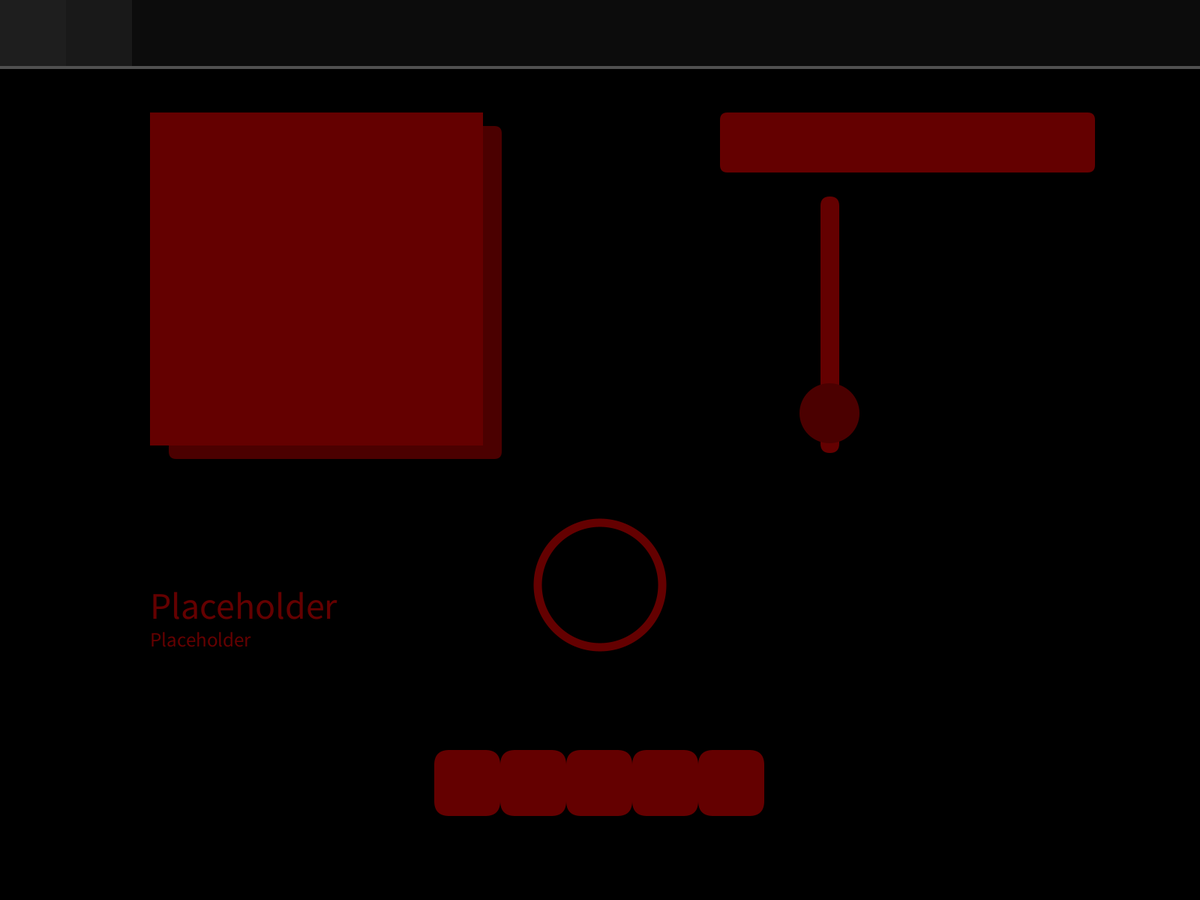
Frame 1 (no input)
Frame 60 (the mouse pressed at the canvas centre just before this capture): identical to frame 1, image omitted
Frame 120 (the mouse held since frame 60 and released just before this capture): identical to frame 1, image omitted

The Processing sketch that drew this single still picture (run headless with seeded random() and noise(); from frame 60 on, the mouse is pressed at the canvas centre):

// Processing sketch: CodeTest
// ── CodeTest.pde
// NOTE FOR MR.MERCER (PLEASE READ): If you contrast planned divisions to ones defined in my actual ui, they are very obviously different.
// This is due to a lack of foresight on my end on the actual space taken up by each square, and thus, changes had to be made to make the UI better suited for the screen given.
// Hope you understand this discrepancy, if not, please e-mail me or talk with me in class about finding a solution.

void setup() {
fullScreen();
}

String artistName = "Placeholder";
String songName = "Placeholder";
int appHeight = displayHeight;
int appWidth = displayWidth;
float easeRate = 4;
float aniHeight = displayHeight * 1/15;
boolean mousetouchlyrics = false;
boolean lyricsdropped = false;
boolean dropdown = false;
int volume = 0;
  
void draw() {
  background(0);
  textSize(32);
  stroke(80);
  strokeWeight(7);
  line(0, displayWidth * 1/18, displayWidth, displayWidth * 1/18);
  noStroke();
  fill(12, 12, 12);
  rect(0, 0, displayWidth, displayWidth * 1/18); 
  fill(30);
  rect(0, 0, displayWidth * 1/18, displayWidth * 1/18); // first menu button
  fill(25);
  rect(displayWidth * 1/18, 0, displayWidth * 1/18, displayWidth * 1/18); // second menu button
  fill(100, 0, 0); // Next 3 lines define music duration ring
  ellipse(displayWidth * 1/2, displayHeight * 13/20, displayWidth * 1/9, displayWidth * 1/9);
  fill(0);
  ellipse(displayWidth * 1/2, displayHeight * 13/20, displayWidth * 7/72, displayWidth * 7/72);
  fill(100, 0, 0);
  rect(displayWidth * 11/16 - displayWidth * 1/256, displayHeight * 7/32, (displayWidth * 1/64), displayHeight * 2/7, 70); // Volume bar
  fill(75, 0, 0);
  ellipse((displayWidth * 11/16) + displayWidth * 1/256, (displayHeight * 4/9) + displayHeight * 1/64, displayWidth * 1/20, displayWidth * 1/20); // Volume icon or circle
  rect(displayWidth * 9/64, displayHeight * 9/64, displayWidth * 5/18, displayWidth * 5/18, 10); // Album cover shadow
  fill(100, 0, 0);
  rect(displayWidth * 1/8, displayHeight * 1/8, displayWidth * 5/18, displayWidth * 5/18); // Album cover placeholder
  textSize(50);
  text(songName, displayWidth * 1/8, displayHeight * 11/16);
  textSize(27);
  text(artistName, displayWidth * 1/8, displayHeight * 23/32);
  
  rect(displayWidth * 13/36 + 2, displayHeight * 15/18, displayWidth * 1/18, displayWidth * 1/18, 20);
  rect(displayWidth * 15/36 + 1, displayHeight * 15/18, displayWidth * 1/18, displayWidth * 1/18, 20);
  rect(displayWidth * 17/36, displayHeight * 15/18, displayWidth * 1/18, displayWidth * 1/18, 20);
  rect(displayWidth * 19/36 - 1, displayHeight * 15/18, displayWidth * 1/18, displayWidth * 1/18, 20);
  rect(displayWidth * 21/36 - 2, displayHeight * 15/18, displayWidth * 1/18, displayWidth * 1/18, 20);
  // rectangles above are the future music control buttons
  fill (75, 0, 0);
  if (volume >= 1) {
    rect(displayWidth * 11/16 - displayWidth * 1/512, displayHeight * 2/7 + displayHeight * 7/32 - displayHeight * 1/8, displayWidth * 1/64 - displayWidth * 1/256, displayWidth * 1/64 - displayWidth * 1/256);
    if (volume >= 2) {
      rect(displayWidth * 11/16 - displayWidth * 1/512, displayHeight * 2/7 + displayHeight * 7/32 - displayHeight * 1/8 - (displayWidth * 1/64), displayWidth * 1/64 - displayWidth * 1/256, displayWidth * 1/64 - displayWidth * 1/256);
      if (volume >= 3) {
        rect(displayWidth * 11/16 - displayWidth * 1/512, displayHeight * 2/7 + displayHeight * 7/32 - displayHeight * 1/8 - 2 * (displayWidth * 1/64), displayWidth * 1/64 - displayWidth * 1/256, displayWidth * 1/64 - displayWidth * 1/256);
        if (volume >= 4) {
          rect(displayWidth * 11/16 - displayWidth * 1/512, displayHeight * 2/7 + displayHeight * 7/32 - displayHeight * 1/8 - 3 * (displayWidth * 1/64), displayWidth * 1/64 - displayWidth * 1/256, displayWidth * 1/64 - displayWidth * 1/256);
          if (volume >= 5) {
            rect(displayWidth * 11/16 - displayWidth * 1/512, displayHeight * 2/7 + displayHeight * 7/32 - displayHeight * 1/8 - 4 * (displayWidth * 1/64), displayWidth * 1/64 - displayWidth * 1/256, displayWidth * 1/64 - displayWidth * 1/256);
            // ^ squares suggesting volume level
          }
        }
      }
    }
  }

  if (mouseX >= displayWidth * 6/10 && mouseX <= displayWidth * 6/10 + displayWidth * 5/16 && mouseY >= displayHeight * 1/8 && mouseY <= displayHeight * 1/8 + displayHeight * 1/15) {
    mousetouchlyrics = true;
  } else {
    if (dropdown == false) {
      mousetouchlyrics = false;
    } else {
      if (mouseX >= displayWidth * 6/10 && mouseX <= displayWidth * 6/10 + displayWidth * 5/16 && mouseY >= displayHeight * 1/8 && mouseY <= displayHeight * 1/8 + displayHeight * 1/2) {
        mousetouchlyrics = true;
      } else {
        mousetouchlyrics = false;
      }
    }
  }
  if (mousetouchlyrics == false) {
    fill(100, 0, 0);
  } else {
    fill(210, 0, 0);
    if (aniHeight <= displayHeight * 1/15 + 1) {
      triangle(displayWidth * 6/10 + (displayWidth * 5/32 - displayWidth * 1/32), displayHeight * 7/32, displayWidth * 6/10 + (displayWidth * 5/32 + displayWidth * 1/32), displayHeight * 7/32, displayWidth * 6/10 + displayWidth * 5/32, displayHeight * 1/4); // dropdown triangle when lyrics hovered
    }
  }
  if (dropdown == false) {
    aniHeight += (displayHeight * 1/15 - aniHeight)/ easeRate;
    rect(displayWidth * 6/10, displayHeight * 1/8, displayWidth * 5/16, aniHeight, 10);
  } else {
    aniHeight += (displayHeight * 0.5 - aniHeight)/ easeRate;
    rect(displayWidth * 6/10, displayHeight * 1/8, displayWidth * 5/16, aniHeight, 10);
  }
  // ^ logic for creating lyrics box depnding on it being toggled or not
}

void mousePressed() {
  if (dropdown == false) {
    if (mouseX >= displayWidth * 6/10 && mouseX <= displayWidth * 5/8 + displayWidth * 5/16 && mouseY >= displayHeight * 1/8 && mouseY <= displayHeight * 1/8 + displayHeight * 1/15) {
      dropdown = true;
    }
  } else {
    if (mouseX >= displayWidth * 6/10 && mouseX <= displayWidth * 5/8 + displayWidth * 5/16 && mouseY >= displayHeight * 1/8 && mouseY <= displayHeight * 1/8 + displayHeight * 1/2) {
      dropdown = false;
    }
  }
}

void keyPressed() {
  if (keyCode == UP) {
    if (volume <= 4)
      volume = volume + 1;
  } else if (keyCode == DOWN) {
    if (volume >= 1)
      volume = volume - 1;
  }
}






// below is my button code
/*
fullScreen();
// Key for general float characteristics: t = float is a variable related to a triangle, B = float variable is used as an intersecting point between lines (Bridge), p# = the secondary coordinate points for a line, Hi = height, Wid = width
 int screenHeight = displayHeight;
 int screenWidth = displayWidth;
 float ButtonX1 = screenWidth * 1/18;
 float ButtonY1 = screenHeight * 15/18;
 float ButtonWidth = screenWidth * 1/18;
 float playButtonX13 = screenWidth * 1/18 + screenWidth * 1/18 * 1/4;
 float playButtonX2 = screenWidth * 1/18 + screenWidth * 1/18 * 3/4;
 float playButtonY1 = screenHeight * 15/18 + screenWidth * 1/18 * 1/4;
 float playButtonY2 = screenHeight * 15/18 + screenWidth * 1/18 * 1/2;
 float playButtonY3 = screenHeight * 15/18 + screenWidth * 1/18 * 3/4;
 float pause1ButtonX = 2 * (screenWidth * 1/18) + screenWidth * 1/18 * 1/4;
 float pause1ButtonY = (screenHeight * 15/18) + screenWidth * 1/18 * 1/4;
 float pause1ButtonWidth = screenWidth * 1/18 * 3/16;
 float pause1ButtonHeight = screenWidth * 1/18 * 1/2;
 float pause2ButtonX = 2 * (screenWidth * 1/18) + screenWidth * 1/18 * 9/16;
 float pause2ButtonY = (screenHeight * 15/18) + screenWidth * 1/18 * 1/4;
 float pause2ButtonWidth = screenWidth * 1/18 * 3/16;
 float pause2ButtonHeight = screenWidth * 1/18 * 1/2;
 float nextSongX13t = 3 * screenWidth * 1/18 + screenWidth * 1/18 * 1/4;
 float nextSongX2t = 3 * screenWidth * 1/18 + screenWidth * 1/18 * 1/2;
 float nextSongY1t = playButtonY1;
 float nextSongY2t = playButtonY2;
 float nextSongY3t = playButtonY3;
 float nextSongX = 3 * screenWidth * 1/18 + screenWidth * 1/18 * 9/16;
 float nextSongY = screenHeight * 15/18 + screenWidth * 1/18 * 1/4;
 float nextSongWid = screenWidth * 1/18 * 3/16;
 float nextSongHi = screenWidth * 1/18 * 1/2;
 float lastSongX13t = 4 * screenWidth * 1/18 + screenWidth * 1/18 * 3/4;
 float lastSongY1t = screenHeight * 15/18 + screenWidth * 1/18 * 1/4;
 float lastSongX2t = 4 * screenWidth * 1/18 + screenWidth * 1/18 * 1/2;
 float lastSongY2t = screenHeight * 15/18 + screenWidth * 1/18 * 1/2;
 float lastSongY3t = screenHeight * 15/18 + screenWidth * 1/18 * 3/4;
 float lastSongX = 4 * screenWidth * 1/18 + screenWidth * 1/18 * 1/4;
 float lastSongY = screenHeight * 15/18 + screenWidth * 1/18 * 1/4;
 float lastSongWid = screenWidth * 1/18 * 3/16;
 float lastSongHi = screenWidth * 1/18 * 1/2;
 float line1X = 5 * screenWidth * 1/18 + screenWidth * 1/18 * 1/4;
 float line1Y = screenHeight * 15/18 + screenWidth * 1/18 * 5/8;
 float line1Xp2B = 5 * screenWidth * 1/18 + screenWidth * 1/18 * 7/16;
 float line1Yp2B = screenHeight * 15/18 + screenWidth * 1/18 * 5/8;
 float line2Xp2B = 5 * screenWidth * 1/18 + screenWidth * 1/18 * 9/16;
 float line2Yp2B = screenHeight * 15/18 + screenWidth * 1/18 * 3/8;
 float line3Xp2 = 5 * screenWidth * 1/18 + screenWidth * 1/18 * 5/8;
 float line3Yp2 = screenHeight * 15/18 + screenWidth * 1/18 * 3/8;
 float line4X = 5 * screenWidth * 1/18 + screenWidth * 1/18 * 1/4;
 float line4Y = screenHeight * 15/18 + screenWidth * 1/18 * 3/8;
 float line4Xp2B = 5 * screenWidth * 1/18 + screenWidth * 1/18 * 7/16;
 float line4Yp2B = screenHeight * 15/18 + screenWidth * 1/18 * 3/8;
 float line5Xp2B = 5 * screenWidth * 1/18 + screenWidth * 9/16 * 1/18;
 float line5Yp2B = screenHeight * 15/18 + screenWidth * 1/18 * 5/8;
 float line6Xp2 = 5 * screenWidth * 1/18 + screenWidth * 1/18 * 5/8;
 float line6Yp2 = screenHeight * 15/18 + screenWidth * 1/18 * 5/8;
 float shuffleX1245t = screenWidth * 5/18 + screenWidth * 1/18 * 5/8;
 float shuffleY1t = screenHeight * 15/18 + screenWidth * 1/18 * 5/16;
 float shuffleY2t = screenHeight * 15/18 + screenWidth * 1/18 * 7/16;
 float shuffleX36t = screenWidth * 5/18 + screenWidth * 1/18 * 3/4;
 float shuffleY3t = screenHeight * 15/18 + screenWidth * 1/18 * 3/8;
 float shuffleY4t = screenHeight * 15/18 + screenWidth * 1/18 * 9/16;
 float shuffleY5t = screenHeight * 15/18 + screenWidth * 1/18 * 11/16;
 float shuffleY6t = screenHeight * 15/18 + screenWidth * 1/18 * 5/8;
 
 
 
 
 
 square(ButtonX1, ButtonY1, ButtonWidth);
 square(ButtonX1 * 2, ButtonY1, ButtonWidth);
 square(ButtonX1 * 3, ButtonY1, ButtonWidth);
 square(ButtonX1 * 4, ButtonY1, ButtonWidth);
 square(ButtonX1 * 5, ButtonY1, ButtonWidth);
 
 triangle(playButtonX13, playButtonY1, playButtonX2, playButtonY2, playButtonX13, playButtonY3);
 rect(pause1ButtonX, pause1ButtonY, pause1ButtonWidth, pause1ButtonHeight);
 rect(pause2ButtonX, pause2ButtonY, pause2ButtonWidth, pause2ButtonHeight);
 triangle(nextSongX13t, nextSongY1t, nextSongX2t, nextSongY2t, nextSongX13t, nextSongY3t);
 rect(nextSongX, nextSongY, nextSongWid, nextSongHi);
 triangle(lastSongX13t, lastSongY1t, lastSongX2t, lastSongY2t, lastSongX13t, lastSongY3t);
 rect(lastSongX, lastSongY, lastSongWid, lastSongHi);
 line(line1X, line1Y, line1Xp2B, line1Yp2B);
 line(line1Xp2B, line1Yp2B, line2Xp2B, line2Yp2B);
 line(line2Xp2B, line2Yp2B, line3Xp2, line3Yp2);
 line(line4X, line4Y, line4Xp2B, line4Yp2B);
 line(line4Xp2B, line4Yp2B, line5Xp2B, line5Yp2B);
 line(line5Xp2B, line5Yp2B, line6Xp2, line6Yp2);
 triangle(shuffleX1245t, shuffleY1t, shuffleX1245t, shuffleY2t, shuffleX36t, shuffleY3t);
 triangle(shuffleX1245t, shuffleY4t, shuffleX1245t, shuffleY5t, shuffleX36t, shuffleY6t);
*/
 // Library is below
 /*
 fullScreen();
 int screenHeight = displayHeight;
 int screenWidth = displayWidth;
 float rectX = screenWidth * 1/4;
 float rectY = screenHeight * 1/4;
 float rectW = screenWidth * 1/2;
 float rectH = screenHeight * 1/2;
 float playButtonX13 = rectX + rectW * 1/4;
 float playButtonX2 = rectX + rectW * 3/4;
 float playButtonY1 = rectY + rectH * 1/4;
 float playButtonY2 = rectY + rectH * 1/2;
 float playButtonY3 = rectY + rectH * 3/4;
 float pause1ButtonX = rectX + rectW * 1/4;
 float pause1ButtonY = rectY + rectH * 1/4;
 float pause1ButtonWidth = rectW * 3/16;
 float pause1ButtonHeight = rectH * 1/2;
 float pause2ButtonX = rectX + rectW * 9/16;
 float pause2ButtonY = rectY + rectH * 1/4;
 float pause2ButtonWidth = rectW * 3/16;
 float pause2ButtonHeight = rectH * 1/2;
 float nextSongX13t = rectX + rectW * 1/4;
 float nextSongX2t = rectX + rectW * 1/2;
 float nextSongY1t = playButtonY1;
 float nextSongY2t = playButtonY2;
 float nextSongY3t = playButtonY3;
 float nextSongX = rectX + rectW * 9/16;
 float nextSongY = rectY + rectH * 1/4;
 float nextSongWid = rectW * 3/16;
 float nextSongHi = rectH * 1/2;
 float lastSongX13t = rectX + rectW * 3/4;
 float lastSongY1t = rectY + rectH * 1/4;
 float lastSongX2t = rectX + rectW * 1/2;
 float lastSongY2t = rectY + rectH * 1/2;
 float lastSongY3t = rectY + rectH * 3/4;
 float lastSongX = rectX + rectW * 1/4;
 float lastSongY = rectY + rectH * 1/4;
 float lastSongWid = rectW * 3/16;
 float lastSongHi = rectH * 1/2;
 float line1X = rectX + rectW * 1/4;
 float line1Y = rectY + rectH * 5/8;
 float line1Xp2B = rectX + rectW * 7/16;
 float line1Yp2B = rectY + rectH * 5/8;
 float line2Xp2B = rectX + rectW * 9/16;
 float line2Yp2B = rectY + rectH * 3/8;
 float line3Xp2 = rectX + rectW * 5/8;
 float line3Yp2 = rectY + rectH * 3/8;
 float line4X = rectX + rectW * 1/4;
 float line4Y = rectY + rectH * 3/8;
 float line4Xp2B = rectX + rectW * 7/16;
 float line4Yp2B = rectY + rectH * 3/8;
 float line5Xp2B = rectX + rectW * 9/16;
 float line5Yp2B = rectY + rectH * 5/8;
 float line6Xp2 = rectX + rectW * 5/8;
 float line6Yp2 = rectY + rectH * 5/8;
 float shuffleX1245t = rectX + rectW * 5/8;
 float shuffleY1t = rectY + rectH * 5/16;
 float shuffleY2t = rectY + rectH * 7/16;
 float shuffleX36t = rectX + rectW * 3/4;
 float shuffleY3t = rectY + rectH * 3/8;
 float shuffleY4t = rectY + rectH * 9/16;
 float shuffleY5t = rectY + rectH * 11/16;
 float shuffleY6t = rectY + rectH * 5/8;
 
 rect(rectX, rectY, rectW, rectH);
//triangle(playButtonX13, playButtonY1, playButtonX2, playButtonY2, playButtonX13, playButtonY3); //Play button

rect(pause1ButtonX, pause1ButtonY, pause1ButtonWidth, pause1ButtonHeight); //Pause button
rect(pause2ButtonX, pause2ButtonY, pause2ButtonWidth, pause2ButtonHeight); //Pause button

//triangle(nextSongX13t, nextSongY1t, nextSongX2t, nextSongY2t, nextSongX13t, nextSongY3t); //next song button
//rect(nextSongX, nextSongY, nextSongWid, nextSongHi); //next song button

//triangle(lastSongX13t, lastSongY1t, lastSongX2t, lastSongY2t, lastSongX13t, lastSongY3t); //last song button
//rect(lastSongX, lastSongY, lastSongWid, lastSongHi); //last song button

//below is the shuffle button draw fuctions

//line(line1X, line1Y, line1Xp2B, line1Yp2B); 
//line(line1Xp2B, line1Yp2B, line2Xp2B, line2Yp2B);
//line(line2Xp2B, line2Yp2B, line3Xp2, line3Yp2);
//line(line4X, line4Y, line4Xp2B, line4Yp2B);
//line(line4Xp2B, line4Yp2B, line5Xp2B, line5Yp2B);
//line(line5Xp2B, line5Yp2B, line6Xp2, line6Yp2);
//triangle(shuffleX1245t, shuffleY1t, shuffleX1245t, shuffleY2t, shuffleX36t, shuffleY3t);
//triangle(shuffleX1245t, shuffleY4t, shuffleX1245t, shuffleY5t, shuffleX36t, shuffleY6t);
 */
 
